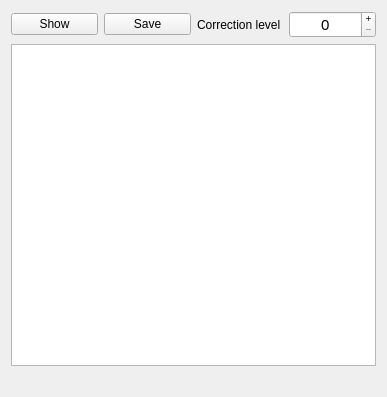
<?xml version="1.0" encoding="UTF-8"?>
<ui version="4.0">
 <class>Widget</class>
 <widget class="QWidget" name="Widget">
  <property name="geometry">
   <rect>
    <x>0</x>
    <y>0</y>
    <width>387</width>
    <height>397</height>
   </rect>
  </property>
  <property name="windowTitle">
   <string>QR check</string>
  </property>
  <property name="windowIcon">
   <iconset>
    <normaloff>:/new/res/qr.ico</normaloff>:/new/res/qr.ico</iconset>
  </property>
  <layout class="QGridLayout" name="gridLayout_2">
   <item row="0" column="0">
    <layout class="QGridLayout" name="gridLayout">
     <item row="4" column="0">
      <widget class="QTextEdit" name="textEntering">
       <property name="acceptRichText">
        <bool>false</bool>
       </property>
      </widget>
     </item>
     <item row="0" column="0">
      <layout class="QHBoxLayout" name="horizontalLayout">
       <item>
        <widget class="QPushButton" name="pushButton">
         <property name="text">
          <string>Show</string>
         </property>
        </widget>
       </item>
       <item>
        <widget class="QPushButton" name="pushButton_2">
         <property name="text">
          <string>Save</string>
         </property>
        </widget>
       </item>
       <item>
        <widget class="QLabel" name="label_2">
         <property name="text">
          <string>Correction level</string>
         </property>
        </widget>
       </item>
       <item>
        <widget class="QSpinBox" name="spinBox">
         <property name="font">
          <font>
           <pointsize>11</pointsize>
          </font>
         </property>
         <property name="autoFillBackground">
          <bool>false</bool>
         </property>
         <property name="alignment">
          <set>Qt::AlignCenter</set>
         </property>
         <property name="buttonSymbols">
          <enum>QAbstractSpinBox::PlusMinus</enum>
         </property>
         <property name="showGroupSeparator" stdset="0">
          <bool>false</bool>
         </property>
         <property name="maximum">
          <number>3</number>
         </property>
         <property name="displayIntegerBase">
          <number>5</number>
         </property>
        </widget>
       </item>
      </layout>
     </item>
     <item row="5" column="0">
      <widget class="QLabel" name="label">
       <property name="text">
        <string/>
       </property>
       <property name="alignment">
        <set>Qt::AlignCenter</set>
       </property>
      </widget>
     </item>
    </layout>
   </item>
  </layout>
 </widget>
 <resources/>
 <connections/>
</ui>
